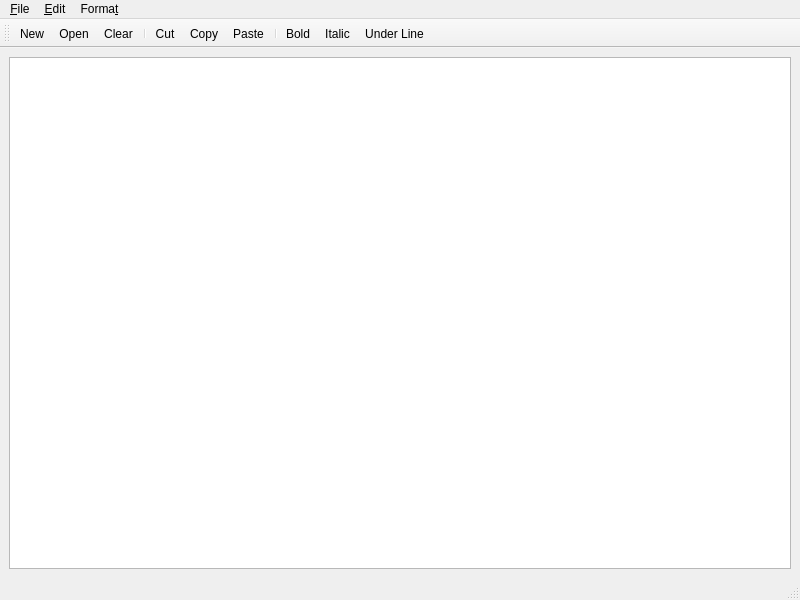
<?xml version="1.0" encoding="UTF-8"?>
<ui version="4.0">
 <class>QWMainWind</class>
 <widget class="QMainWindow" name="QWMainWind">
  <property name="geometry">
   <rect>
    <x>0</x>
    <y>0</y>
    <width>800</width>
    <height>600</height>
   </rect>
  </property>
  <property name="windowTitle">
   <string>QWMainWind</string>
  </property>
  <widget class="QWidget" name="centralwidget">
   <layout class="QGridLayout" name="gridLayout">
    <item row="0" column="0">
     <widget class="QTextEdit" name="textEdit"/>
    </item>
   </layout>
  </widget>
  <widget class="QMenuBar" name="menubar">
   <property name="geometry">
    <rect>
     <x>0</x>
     <y>0</y>
     <width>800</width>
     <height>20</height>
    </rect>
   </property>
   <widget class="QMenu" name="menu_File">
    <property name="title">
     <string>&amp;File</string>
    </property>
    <addaction name="actionNew"/>
    <addaction name="actionOpen"/>
    <addaction name="actionClose"/>
   </widget>
   <widget class="QMenu" name="menu_Edit">
    <property name="title">
     <string>&amp;Edit</string>
    </property>
    <addaction name="actionCut"/>
    <addaction name="actionCopy"/>
    <addaction name="actionPaste"/>
    <addaction name="actionClear"/>
   </widget>
   <widget class="QMenu" name="menuForma_t">
    <property name="title">
     <string>Forma&amp;t</string>
    </property>
    <addaction name="actionFontBold"/>
    <addaction name="actionFontItalic"/>
    <addaction name="actionFontUnder"/>
    <addaction name="actionToolbarLab"/>
   </widget>
   <addaction name="menu_File"/>
   <addaction name="menu_Edit"/>
   <addaction name="menuForma_t"/>
  </widget>
  <widget class="QStatusBar" name="statusbar"/>
  <widget class="QToolBar" name="toolBar">
   <property name="windowTitle">
    <string>toolBar</string>
   </property>
   <property name="toolButtonStyle">
    <enum>Qt::ToolButtonIconOnly</enum>
   </property>
   <attribute name="toolBarArea">
    <enum>TopToolBarArea</enum>
   </attribute>
   <attribute name="toolBarBreak">
    <bool>false</bool>
   </attribute>
   <addaction name="actionNew"/>
   <addaction name="actionOpen"/>
   <addaction name="actionClear"/>
   <addaction name="separator"/>
   <addaction name="actionCut"/>
   <addaction name="actionCopy"/>
   <addaction name="actionPaste"/>
   <addaction name="separator"/>
   <addaction name="actionFontBold"/>
   <addaction name="actionFontItalic"/>
   <addaction name="actionFontUnder"/>
  </widget>
  <action name="actionCut">
   <property name="text">
    <string>Cut</string>
   </property>
   <property name="shortcut">
    <string>Ctrl+X</string>
   </property>
  </action>
  <action name="actionCopy">
   <property name="text">
    <string>Copy</string>
   </property>
   <property name="shortcut">
    <string>Ctrl+C</string>
   </property>
  </action>
  <action name="actionPaste">
   <property name="text">
    <string>Paste</string>
   </property>
   <property name="shortcut">
    <string>Ctrl+V</string>
   </property>
  </action>
  <action name="actionFontBold">
   <property name="checkable">
    <bool>true</bool>
   </property>
   <property name="text">
    <string>Bold</string>
   </property>
  </action>
  <action name="actionFontItalic">
   <property name="checkable">
    <bool>true</bool>
   </property>
   <property name="text">
    <string>Italic</string>
   </property>
  </action>
  <action name="actionFontUnder">
   <property name="checkable">
    <bool>true</bool>
   </property>
   <property name="text">
    <string>Under Line</string>
   </property>
  </action>
  <action name="actionClose">
   <property name="text">
    <string>Close</string>
   </property>
  </action>
  <action name="actionOpen">
   <property name="text">
    <string>Open</string>
   </property>
   <property name="shortcut">
    <string>Ctrl+O</string>
   </property>
  </action>
  <action name="actionClear">
   <property name="text">
    <string>Clear</string>
   </property>
  </action>
  <action name="actionFont">
   <property name="text">
    <string>Font</string>
   </property>
  </action>
  <action name="actionNew">
   <property name="text">
    <string>New</string>
   </property>
   <property name="shortcut">
    <string>Ctrl+N</string>
   </property>
  </action>
  <action name="actionToolbarLab">
   <property name="checkable">
    <bool>true</bool>
   </property>
   <property name="text">
    <string>ShowToolbarLab</string>
   </property>
  </action>
 </widget>
 <resources/>
 <connections>
  <connection>
   <sender>actionCut</sender>
   <signal>triggered()</signal>
   <receiver>textEdit</receiver>
   <slot>cut()</slot>
   <hints>
    <hint type="sourcelabel">
     <x>-1</x>
     <y>-1</y>
    </hint>
    <hint type="destinationlabel">
     <x>399</x>
     <y>314</y>
    </hint>
   </hints>
  </connection>
  <connection>
   <sender>actionCopy</sender>
   <signal>triggered()</signal>
   <receiver>textEdit</receiver>
   <slot>copy()</slot>
   <hints>
    <hint type="sourcelabel">
     <x>-1</x>
     <y>-1</y>
    </hint>
    <hint type="destinationlabel">
     <x>399</x>
     <y>314</y>
    </hint>
   </hints>
  </connection>
  <connection>
   <sender>actionClear</sender>
   <signal>triggered()</signal>
   <receiver>textEdit</receiver>
   <slot>clear()</slot>
   <hints>
    <hint type="sourcelabel">
     <x>-1</x>
     <y>-1</y>
    </hint>
    <hint type="destinationlabel">
     <x>399</x>
     <y>314</y>
    </hint>
   </hints>
  </connection>
  <connection>
   <sender>actionPaste</sender>
   <signal>triggered()</signal>
   <receiver>textEdit</receiver>
   <slot>paste()</slot>
   <hints>
    <hint type="sourcelabel">
     <x>-1</x>
     <y>-1</y>
    </hint>
    <hint type="destinationlabel">
     <x>399</x>
     <y>314</y>
    </hint>
   </hints>
  </connection>
  <connection>
   <sender>actionClose</sender>
   <signal>triggered()</signal>
   <receiver>QWMainWind</receiver>
   <slot>close()</slot>
   <hints>
    <hint type="sourcelabel">
     <x>-1</x>
     <y>-1</y>
    </hint>
    <hint type="destinationlabel">
     <x>399</x>
     <y>299</y>
    </hint>
   </hints>
  </connection>
 </connections>
</ui>
